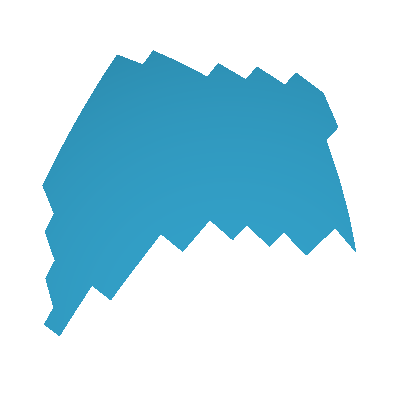

The script that drew this image:
#!/usr/bin/env python
# Demonstrate implicit selection loop with closest point connectivity on a sphere.

import vtkmodules.vtkInteractionStyle  # noqa: F401
import vtkmodules.vtkRenderingOpenGL2  # noqa: F401

from vtkmodules.vtkCommonColor import vtkNamedColors
from vtkmodules.vtkCommonCore import vtkPoints
from vtkmodules.vtkCommonDataModel import vtkImplicitSelectionLoop
from vtkmodules.vtkFiltersCore import vtkConnectivityFilter
from vtkmodules.vtkFiltersExtraction import vtkExtractGeometry
from vtkmodules.vtkFiltersSources import vtkSphereSource
from vtkmodules.vtkRenderingCore import (
    vtkActor,
    vtkDataSetMapper,
    vtkProperty,
    vtkRenderWindow,
    vtkRenderWindowInteractor,
    vtkRenderer,
)

colors = vtkNamedColors()

# Create a sphere.
sphere = vtkSphereSource()
sphere.SetRadius(1)
sphere.SetPhiResolution(100)
sphere.SetThetaResolution(100)

# Define selection points.
selection_points = vtkPoints()
selection_points.InsertPoint(0, 0.07325, 0.8417, 0.5612)
selection_points.InsertPoint(1, 0.07244, 0.6568, 0.7450)
selection_points.InsertPoint(2, 0.1727, 0.4597, 0.8850)
selection_points.InsertPoint(3, 0.3265, 0.6054, 0.7309)
selection_points.InsertPoint(4, 0.5722, 0.5848, 0.5927)
selection_points.InsertPoint(5, 0.4305, 0.8138, 0.4189)

# Create the implicit selection loop.
loop = vtkImplicitSelectionLoop()
loop.SetLoop(selection_points)

# Extract geometry inside the loop.
extract = vtkExtractGeometry()
extract.SetInputConnection(sphere.GetOutputPort())
extract.SetImplicitFunction(loop)

# Use connectivity to find the closest region.
connect = vtkConnectivityFilter()
connect.SetInputConnection(extract.GetOutputPort())
connect.SetExtractionModeToClosestPointRegion()
connect.SetClosestPoint(selection_points.GetPoint(0))

# Mapper and actor.
clip_mapper = vtkDataSetMapper()
clip_mapper.SetInputConnection(connect.GetOutputPort())

back_prop = vtkProperty()
peacock_rgb = [0.0, 0.0, 0.0]
tomato_rgb = [0.0, 0.0, 0.0]
colors.GetColorRGB("peacock", peacock_rgb)
colors.GetColorRGB("tomato", tomato_rgb)
back_prop.SetDiffuseColor(tomato_rgb)

clip_actor = vtkActor()
clip_actor.SetMapper(clip_mapper)
clip_actor.GetProperty().SetColor(peacock_rgb)
clip_actor.SetBackfaceProperty(back_prop)

renderer = vtkRenderer()
renderer.AddActor(clip_actor)
renderer.SetBackground(1, 1, 1)

render_window = vtkRenderWindow()
render_window.SetSize(400, 400)
render_window.AddRenderer(renderer)
render_window.SetWindowName("selection loop")

renderer.ResetCamera()
renderer.GetActiveCamera().Azimuth(30)
renderer.GetActiveCamera().Elevation(30)
renderer.GetActiveCamera().Dolly(1.2)
renderer.ResetCameraClippingRange()

interactor = vtkRenderWindowInteractor()
interactor.SetRenderWindow(render_window)

interactor.Initialize()
interactor.Start()
